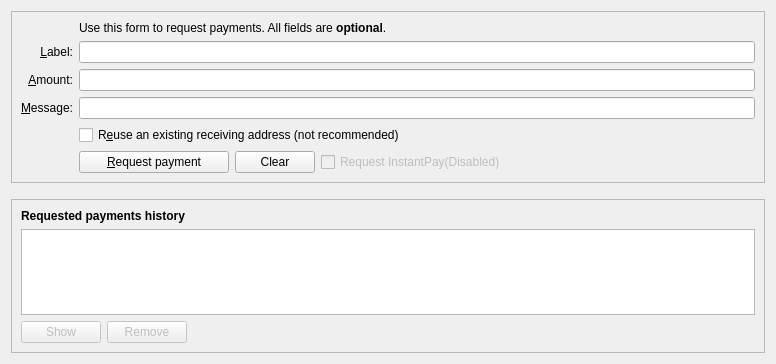
<?xml version="1.0" encoding="UTF-8"?>
<ui version="4.0">
 <class>ReceiveCoinsDialog</class>
 <widget class="QWidget" name="ReceiveCoinsDialog">
  <property name="geometry">
   <rect>
    <x>0</x>
    <y>0</y>
    <width>776</width>
    <height>364</height>
   </rect>
  </property>
  <layout class="QVBoxLayout" name="verticalLayout" stretch="0,0,1">
   <item>
    <widget class="QFrame" name="frame2">
     <property name="sizePolicy">
      <sizepolicy hsizetype="Preferred" vsizetype="Expanding">
       <horstretch>0</horstretch>
       <verstretch>0</verstretch>
      </sizepolicy>
     </property>
     <property name="frameShape">
      <enum>QFrame::StyledPanel</enum>
     </property>
     <property name="frameShadow">
      <enum>QFrame::Sunken</enum>
     </property>
     <layout class="QVBoxLayout" name="verticalLayout_3">
      <item>
       <layout class="QGridLayout" name="gridLayout">
        <item row="7" column="2">
         <widget class="QCheckBox" name="reuseAddress">
          <property name="toolTip">
           <string>Reuse one of the previously used receiving addresses. Reusing addresses has security and privacy issues. Do not use this unless re-generating a payment request made before.</string>
          </property>
          <property name="text">
           <string>R&amp;euse an existing receiving address (not recommended)</string>
          </property>
         </widget>
        </item>
        <item row="7" column="0">
         <widget class="QLabel" name="label_4">
          <property name="text">
           <string/>
          </property>
         </widget>
        </item>
        <item row="6" column="0">
         <widget class="QLabel" name="label_3">
          <property name="toolTip">
           <string>An optional message to attach to the payment request, which will be displayed when the request is opened. Note: The message will not be sent with the payment over the DivvyCoin network.</string>
          </property>
          <property name="text">
           <string>&amp;Message:</string>
          </property>
          <property name="alignment">
           <set>Qt::AlignRight|Qt::AlignTrailing|Qt::AlignVCenter</set>
          </property>
          <property name="buddy">
           <cstring>reqMessage</cstring>
          </property>
         </widget>
        </item>
        <item row="4" column="2">
         <widget class="QLineEdit" name="reqLabel">
          <property name="toolTip">
           <string>An optional label to associate with the new receiving address.</string>
          </property>
         </widget>
        </item>
        <item row="6" column="2">
         <widget class="QLineEdit" name="reqMessage">
          <property name="toolTip">
           <string>An optional message to attach to the payment request, which will be displayed when the request is opened. Note: The message will not be sent with the payment over the DivvyCoin network.</string>
          </property>
         </widget>
        </item>
        <item row="2" column="2">
         <widget class="QLabel" name="label_5">
          <property name="text">
           <string>Use this form to request payments. All fields are &lt;b&gt;optional&lt;/b&gt;.</string>
          </property>
         </widget>
        </item>
        <item row="4" column="0">
         <widget class="QLabel" name="label_2">
          <property name="toolTip">
           <string>An optional label to associate with the new receiving address.</string>
          </property>
          <property name="text">
           <string>&amp;Label:</string>
          </property>
          <property name="alignment">
           <set>Qt::AlignRight|Qt::AlignTrailing|Qt::AlignVCenter</set>
          </property>
          <property name="buddy">
           <cstring>reqLabel</cstring>
          </property>
         </widget>
        </item>
        <item row="5" column="0">
         <widget class="QLabel" name="label">
          <property name="toolTip">
           <string>An optional amount to request. Leave this empty or zero to not request a specific amount.</string>
          </property>
          <property name="text">
           <string>&amp;Amount:</string>
          </property>
          <property name="alignment">
           <set>Qt::AlignRight|Qt::AlignTrailing|Qt::AlignVCenter</set>
          </property>
          <property name="buddy">
           <cstring>reqAmount</cstring>
          </property>
         </widget>
        </item>
        <item row="5" column="2">
         <widget class="BitcoinAmountField" name="reqAmount">
          <property name="minimumSize">
           <size>
            <width>80</width>
            <height>0</height>
           </size>
          </property>
          <property name="toolTip">
           <string>An optional amount to request. Leave this empty or zero to not request a specific amount.</string>
          </property>
         </widget>
        </item>
        <item row="8" column="2">
         <layout class="QHBoxLayout" name="horizontalLayout">
          <item>
           <widget class="QPushButton" name="receiveButton">
            <property name="minimumSize">
             <size>
              <width>150</width>
              <height>0</height>
             </size>
            </property>
            <property name="text">
             <string>&amp;Request payment</string>
            </property>
            <property name="icon">
             <iconset resource="../bitcoin.qrc">
              <normaloff>:/icons/receiving_addresses</normaloff>:/icons/receiving_addresses</iconset>
            </property>
           </widget>
          </item>
          <item>
           <widget class="QPushButton" name="clearButton">
            <property name="sizePolicy">
             <sizepolicy hsizetype="Minimum" vsizetype="Fixed">
              <horstretch>0</horstretch>
              <verstretch>0</verstretch>
             </sizepolicy>
            </property>
            <property name="toolTip">
             <string>Clear all fields of the form.</string>
            </property>
            <property name="text">
             <string>Clear</string>
            </property>
            <property name="icon">
             <iconset resource="../bitcoin.qrc">
              <normaloff>:/icons/remove</normaloff>:/icons/remove</iconset>
            </property>
            <property name="autoDefault">
             <bool>false</bool>
            </property>
           </widget>
          </item>
          <item>
           <widget class="QCheckBox" name="checkUseInstantSend">
            <property name="text">
             <string>Request InstantPay(Disabled)</string>
            </property>
            <property name="checked">
             <bool>false</bool>
            </property>
            <property name="enabled">
              <bool>false</bool>
            </property>
           </widget>
          </item>
          <item>
           <spacer name="horizontalSpacer">
            <property name="orientation">
             <enum>Qt::Horizontal</enum>
            </property>
            <property name="sizeHint" stdset="0">
             <size>
              <width>40</width>
              <height>20</height>
             </size>
            </property>
           </spacer>
          </item>
         </layout>
        </item>
        <item row="8" column="0">
         <widget class="QLabel" name="label_7">
          <property name="text">
           <string/>
          </property>
         </widget>
        </item>
       </layout>
      </item>
     </layout>
    </widget>
   </item>
   <item>
    <spacer name="verticalSpacer_2">
     <property name="orientation">
      <enum>Qt::Vertical</enum>
     </property>
     <property name="sizeHint" stdset="0">
      <size>
       <width>20</width>
       <height>10</height>
      </size>
     </property>
    </spacer>
   </item>
   <item>
    <widget class="QFrame" name="frame">
     <property name="sizePolicy">
      <sizepolicy hsizetype="Preferred" vsizetype="Expanding">
       <horstretch>0</horstretch>
       <verstretch>0</verstretch>
      </sizepolicy>
     </property>
     <property name="frameShape">
      <enum>QFrame::StyledPanel</enum>
     </property>
     <property name="frameShadow">
      <enum>QFrame::Raised</enum>
     </property>
     <layout class="QVBoxLayout" name="verticalLayout_2">
      <item>
       <widget class="QLabel" name="label_6">
        <property name="font">
         <font>
          <weight>75</weight>
          <bold>true</bold>
         </font>
        </property>
        <property name="text">
         <string>Requested payments history</string>
        </property>
       </widget>
      </item>
      <item>
       <widget class="QTableView" name="recentRequestsView">
        <property name="contextMenuPolicy">
         <enum>Qt::CustomContextMenu</enum>
        </property>
        <property name="tabKeyNavigation">
         <bool>false</bool>
        </property>
        <property name="sortingEnabled">
         <bool>true</bool>
        </property>
       </widget>
      </item>
      <item>
       <layout class="QHBoxLayout" name="horizontalLayout_2">
        <item>
         <widget class="QPushButton" name="showRequestButton">
          <property name="enabled">
           <bool>false</bool>
          </property>
          <property name="toolTip">
           <string>Show the selected request (does the same as double clicking an entry)</string>
          </property>
          <property name="text">
           <string>Show</string>
          </property>
          <property name="icon">
           <iconset resource="../bitcoin.qrc">
            <normaloff>:/icons/edit</normaloff>:/icons/edit</iconset>
          </property>
          <property name="autoDefault">
           <bool>false</bool>
          </property>
         </widget>
        </item>
        <item>
         <widget class="QPushButton" name="removeRequestButton">
          <property name="enabled">
           <bool>false</bool>
          </property>
          <property name="toolTip">
           <string>Remove the selected entries from the list</string>
          </property>
          <property name="text">
           <string>Remove</string>
          </property>
          <property name="icon">
           <iconset resource="../bitcoin.qrc">
            <normaloff>:/icons/remove</normaloff>:/icons/remove</iconset>
          </property>
          <property name="autoDefault">
           <bool>false</bool>
          </property>
         </widget>
        </item>
        <item>
         <spacer name="horizontalSpacer_2">
          <property name="orientation">
           <enum>Qt::Horizontal</enum>
          </property>
          <property name="sizeHint" stdset="0">
           <size>
            <width>40</width>
            <height>20</height>
           </size>
          </property>
         </spacer>
        </item>
       </layout>
      </item>
     </layout>
    </widget>
   </item>
  </layout>
 </widget>
 <customwidgets>
  <customwidget>
   <class>BitcoinAmountField</class>
   <extends>QLineEdit</extends>
   <header>bitcoinamountfield.h</header>
   <container>1</container>
  </customwidget>
 </customwidgets>
 <tabstops>
  <tabstop>reqLabel</tabstop>
  <tabstop>reqAmount</tabstop>
  <tabstop>reqMessage</tabstop>
  <tabstop>reuseAddress</tabstop>
  <tabstop>receiveButton</tabstop>
  <tabstop>clearButton</tabstop>
  <tabstop>recentRequestsView</tabstop>
  <tabstop>showRequestButton</tabstop>
  <tabstop>removeRequestButton</tabstop>
 </tabstops>
 <resources>
  <include location="../bitcoin.qrc"/>
 </resources>
 <connections/>
</ui>
